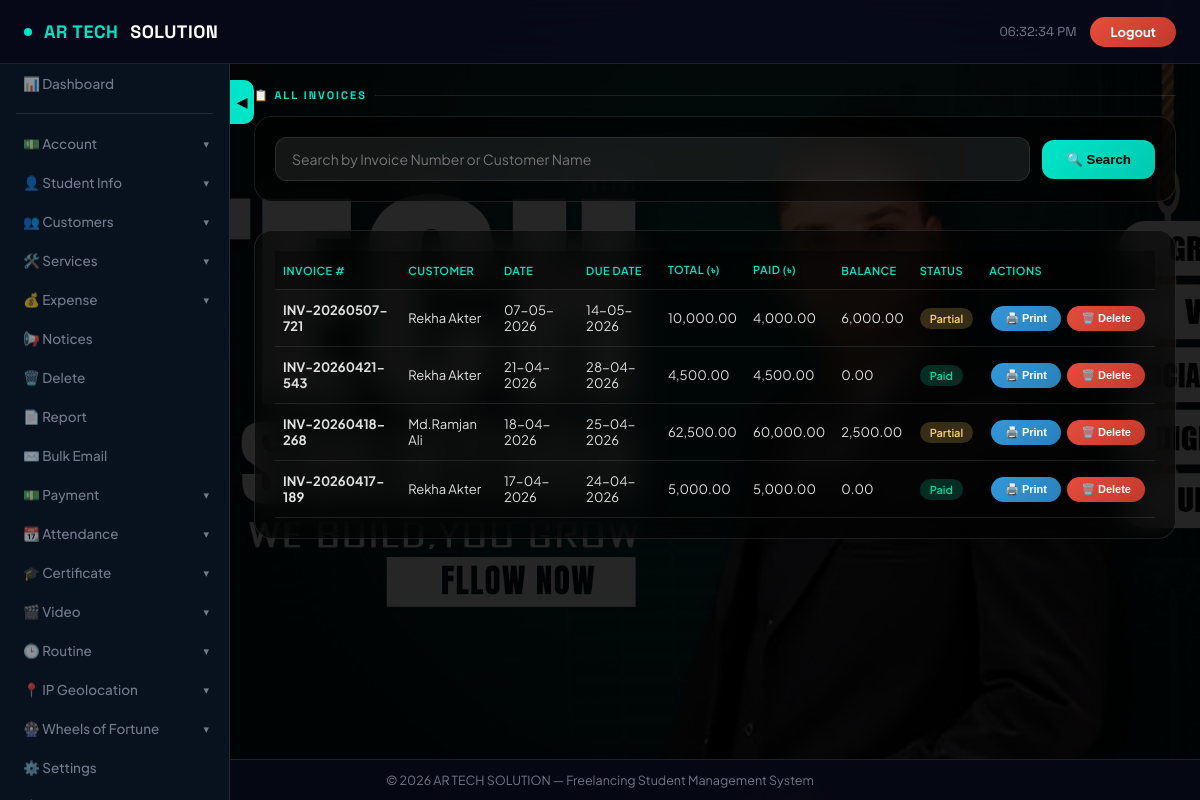
The page /admin/invoice_list.php (signed in) on the database its author committed.
### tables this page shows
CREATE TABLE `invoices_new` (
  `id` int(11) NOT NULL,
  `invoice_number` varchar(20) DEFAULT NULL,
  `customer_id` int(11) NOT NULL,
  `invoice_date` date DEFAULT NULL,
  `due_date` date DEFAULT NULL,
  `subtotal` decimal(10,2) DEFAULT NULL,
  `discount` decimal(10,2) DEFAULT 0.00,
  `total` decimal(10,2) DEFAULT NULL,
  `paid_amount` decimal(10,2) DEFAULT 0.00,
  `notes` text DEFAULT NULL,
  `status` enum('unpaid','paid','partial','cancelled') DEFAULT 'unpaid',
  `created_at` timestamp NOT NULL DEFAULT current_timestamp()
);

CREATE TABLE `customers` (
  `id` int(11) NOT NULL,
  `name` varchar(255) NOT NULL,
  `email` varchar(255) DEFAULT NULL,
  `phone` varchar(50) DEFAULT NULL,
  `address` text DEFAULT NULL,
  `created_at` timestamp NOT NULL DEFAULT current_timestamp()
);

### admin/config.php (called while the page is built, shortened)
<?php
if (!isset($conn)) {
    $conn = new mysqli("localhost", "root", "", "freelancing");
}
$settings = [];
$result = $conn->query("SELECT setting_key, setting_value FROM app_settings");
if ($result) {
    while ($row = $result->fetch_assoc()) {
        $settings[$row['setting_key']] = $row['setting_value'];
    }
}
$dark_mode = isset($settings['dark_mode']) && $settings['dark_mode'] == '1';
?>

### admin/invoice_list.php (the view, shortened to what this page needs)
<?php
require_once 'config.php';
$search = trim($_GET['search'] ?? '');
$where = "";
$sql = "SELECT i.*, c.name as customer_name
        FROM invoices_new i
        JOIN customers c ON i.customer_id = c.id
        $where
        ORDER BY i.id DESC";
$stmt = $conn->prepare($sql);
$stmt->execute();
$invoices = $stmt->get_result()->fetch_all(MYSQLI_ASSOC);
?>
<!DOCTYPE html>
<html lang="en">
<head>
</head>
<body class="<?php echo $dark_mode ? 'dark-mode' : ''; ?>">
<nav class="topnav">
    <div style="display:flex;align-items:center;gap:14px;">
        <div class="topnav-brand">
            <div class="brand-dot"></div>
            <span>AR TECH</span> SOLUTION
        </div>
    </div>
    <div class="topnav-right">
        <div class="topnav-time" id="liveClock"></div>
        <a href="logout.php" class="logout-btn">Logout</a>
    </div>
</nav>
<?php
include 'navigation.php';
?>
<div class="sidebar-toggle-pill" id="sidebarToggle">◀</div>
<main class="main" id="mainContent">
    <div class="section-title">📋 All Invoices</div>
    <div class="search-card">
        <form method="GET" action="">
            <input type="text" name="search" placeholder="Search by Invoice Number or Customer Name" value="<?php echo htmlspecialchars($search); ?>">
            <button type="submit">🔍 Search</button>
        </form>
    </div>
    <div class="table-card">
        <div style="overflow-x: auto;">
            <table>
                <thead>
                    <tr>
                        <th>Invoice #</th><th>Customer</th><th>Date</th><th>Due Date</th>
                        <th>Total (৳)</th><th>Paid (৳)</th><th>Balance</th><th>Status</th><th>Actions</th>
                    </tr>
                </thead>
                <tbody>
                    <?php if (empty($invoices)): ?>
                        <tr class="empty-row"><td colspan="9">No invoices found.<?php echo !empty($search) ? ' Try a different search.' : ''; ?></td></tr>
                    <?php else: ?>
                        <?php foreach ($invoices as $inv):
                            $balance = $inv['total'] - $inv['paid_amount'];
                            $statusClass = '';
                            if ($inv['status'] == 'paid') $statusClass = 'badge-paid';
                            elseif ($inv['status'] == 'unpaid') $statusClass = 'badge-unpaid';
                            elseif ($inv['status'] == 'partial') $statusClass = 'badge-partial';
                            else $statusClass = 'badge-cancelled';
                        ?>
                            <tr>
                                <td><strong><?php echo htmlspecialchars($inv['invoice_number']); ?></strong></td>
                                <td><?php echo htmlspecialchars($inv['customer_name']); ?></td>
                                <td><?php echo date('d-m-Y', strtotime($inv['invoice_date'])); ?></td>
                                <td><?php echo date('d-m-Y', strtotime($inv['due_date'])); ?></td>
                                <td><?php echo number_format($inv['total'], 2); ?></td>
                                <td><?php echo number_format($inv['paid_amount'], 2); ?></td>
                                <td><?php echo number_format($balance, 2); ?></td>
                                <td><span class="badge <?php echo $statusClass; ?>"><?php echo ucfirst($inv['status']); ?></span></td>
                                <td class="actions">
                                    <button class="btn-print" onclick="printInvoice(<?php echo $inv['id']; ?>)">🖨️ Print</button>
                                    <button class="btn-delete" onclick="deleteInvoice(<?php echo $inv['id']; ?>, '<?php echo htmlspecialchars($inv['invoice_number']); ?>')">🗑️ Delete</button>
                                </td>
                            </tr>
                        <?php endforeach; ?>
                    <?php endif; ?>
                </tbody>
            </table>
        </div>
    </div>
</main>
<div class="footer">
    &copy; <?php echo date("Y"); ?> AR TECH SOLUTION — Freelancing Student Management System
</div>
</body>
</html>

### rows shown on the page
invoices_new: invoice_number "INV-20260507-721", customer.name "Rekha Akter", invoice_date "07-05-2026", due_date "14-05-2026", total "10,000.00", paid_amount "4,000.00", balance "6,000.00", status "Partial"
invoices_new: invoice_number "INV-20260421-543", customer.name "Rekha Akter", invoice_date "21-04-2026", due_date "28-04-2026", total "4,500.00", paid_amount "4,500.00", balance "0.00", status "Paid"
invoices_new: invoice_number "INV-20260418-268", customer.name "Md.Ramjan Ali", invoice_date "18-04-2026", due_date "25-04-2026", total "62,500.00", paid_amount "60,000.00", balance "2,500.00", status "Partial"
invoices_new: invoice_number "INV-20260417-189", customer.name "Rekha Akter", invoice_date "17-04-2026", due_date "24-04-2026", total "5,000.00", paid_amount "5,000.00", balance "0.00", status "Paid"

### other values the page prints
get_sidebar_label('dashboard', '📊 Dashboard') "📊 Dashboard"
get_sidebar_label('account', '💵 Account') "💵 Account"
get_sidebar_label('student_info', '👤 Student Info') "👤 Student Info"
get_sidebar_label('customers', '👥 Customers') "👥 Customers"
get_sidebar_label('services', '🛠️ Services') "🛠️ Services"
get_sidebar_label('expense', '💰 Expense') "💰 Expense"
get_sidebar_label('notices', '📢 Notices') "📢 Notices"
get_sidebar_label('delete', '🗑️ Delete') "🗑️ Delete"
get_sidebar_label('report', '📄 Report') "📄 Report"
get_sidebar_label('Bulk_Email', '✉️ Bulk Email') "✉️ Bulk Email"
get_sidebar_label('payment', '💵 Payment') "💵 Payment"
get_sidebar_label('attendance', '📆 Attendance') "📆 Attendance"
get_sidebar_label('certificate', '🎓 Certificate') "🎓 Certificate"
get_sidebar_label('video', '🎬 Video') "🎬 Video"
get_sidebar_label('routine', '🕒 Routine') "🕒 Routine"
